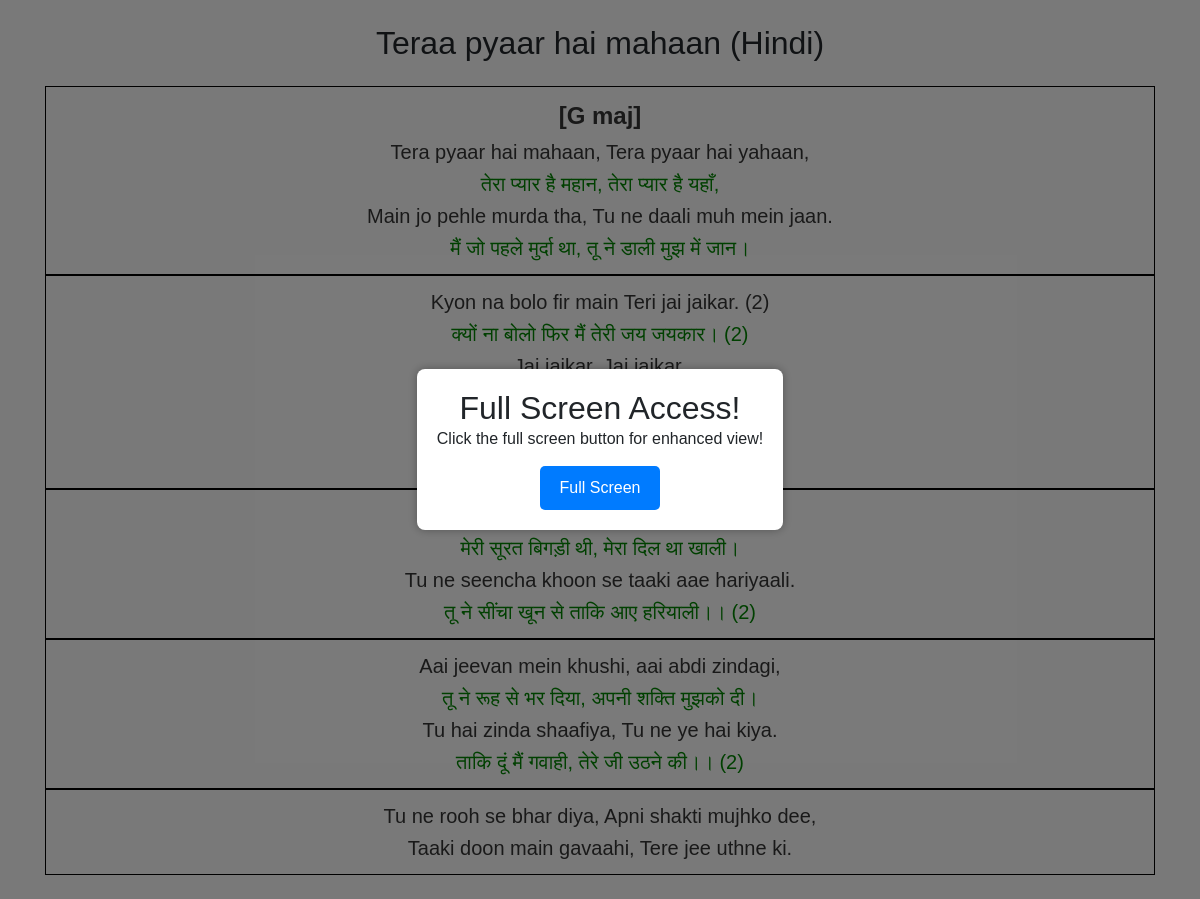
Page /song/594 on the earlier database version.
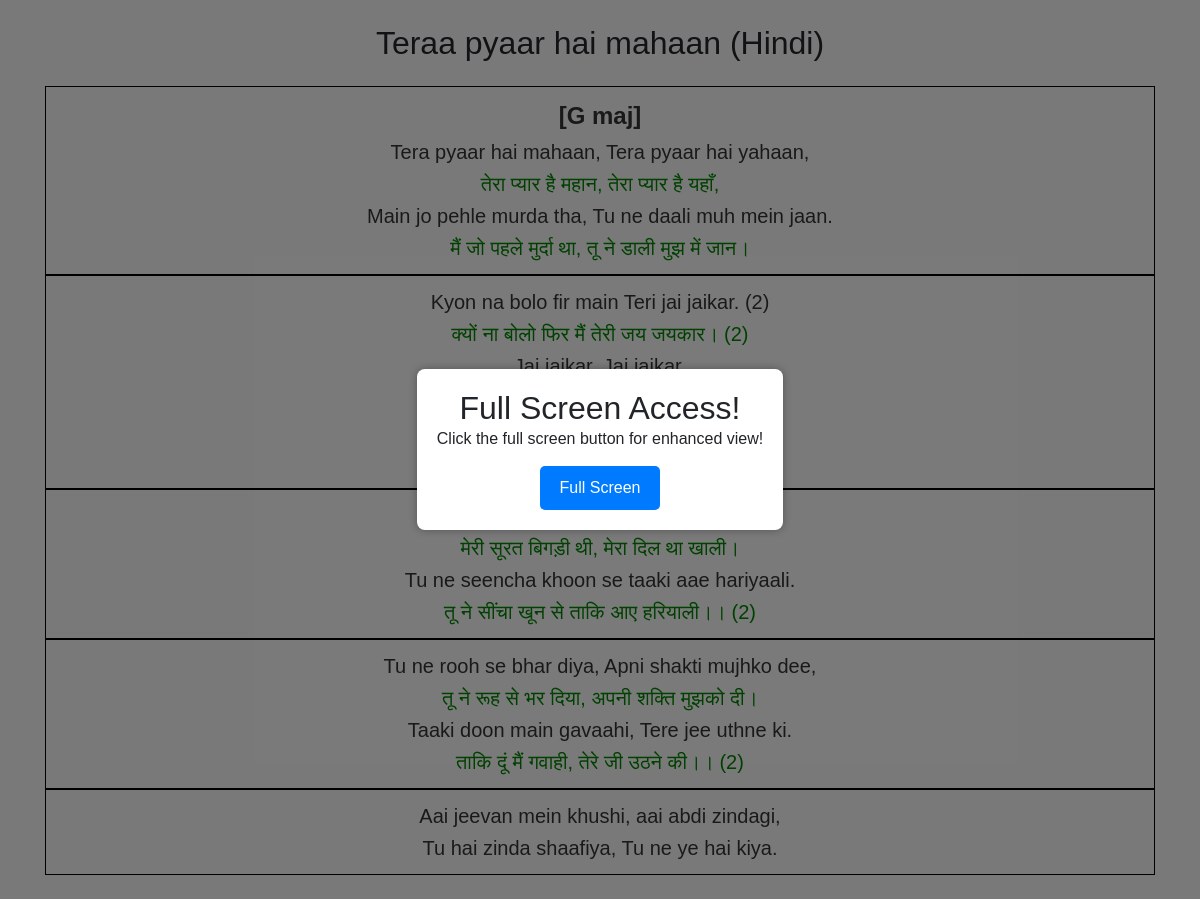
Same page on the later database version.
### tables this page shows
CREATE TABLE songs (
            id INTEGER PRIMARY KEY AUTOINCREMENT,
            title TEXT,
            alternate_title TEXT,
            lyrics TEXT,
            transliteration TEXT,
            chord TEXT,
            search_title TEXT,
            search_lyrics TEXT,
            youtube_link TEXT,
            create_date TEXT,
            modified_date TEXT,
            username TEXT,
            FOREIGN KEY (username) REFERENCES users(username)
        );

### server.py (the view)
@app.route('/song/<id>')
def song(id):
    try:
        conn = sqlite3.connect(DATABASE)
        cursor = conn.cursor()
        cursor.execute('SELECT lyrics, transliteration, chord, title, youtube_link FROM songs WHERE id = ?', (int(id),))
        row = cursor.fetchone()
        conn.close()
        lyrics = song_view(row[0], row[1], row[2])
    except:
        conn.close()
        return "Song Not Available!"
    return render_template("song_viewer.html", lyrics=lyrics, song_title=row[3], link = row[4])

### templates/song_viewer.html (shortened to what this page needs)
<!DOCTYPE html>
<html lang="en">
<head>
    <link rel="stylesheet" href="https://cdn.jsdelivr.net/npm/bootstrap@4.5.3/dist/css/bootstrap.min.css">
</head>
<body>
    <div class="overlay" id="overlay">
        <div class="popup-card" id="popupCard">
            <h2>Full Screen Access!</h2>
            <p>Click the full screen button for enhanced view!</p>
            <button onclick="full()">Full Screen</button>
        </div>
    </div>
    <div class="container" id="container">
        <br>
        <center>
            <h2>{{song_title}}</h2>
        </center>
        <br>
        <div class="song-lyrics">
            <center>{{lyrics | safe}}</center>
        </div>
    </div>
    <br>
</body>
</html>

### templates/song_viewer.html (style rules this page uses)
.overlay { display: none; position: fixed; top: 0; left: 0; width: 100%; height: 100%; background-color: rgba(0, 0, 0, 0.5); justify-content: center; align-items: center; }
.popup-card { background-color: white; padding: 20px; border-radius: 8px; box-shadow: 0 0 10px rgba(0, 0, 0, 0.3); text-align: center; }
button { padding: 10px 20px; background-color: #007bff; color: white; border: none; border-radius: 5px; cursor: pointer; margin-top: 15px; }
body, h1, h2, p { margin: 0; padding: 0; }
body { font-family: Arial, sans-serif; background-color: #f4f4f4; }
.song-lyrics { color: #333; line-height: 1.6; font-size: 20px; }
.container { overflow-y: auto; }

Differences in the rows shown:
changed songs "Teraa pyaar hai mahaan (Hindi)": chord "…ताकि आए हरियाली।। (2) Aai jeevan mein khushi, aai abdi zindagi, तू ने रूह से भर दिया, अपनी शक्ति मुझको दी। Tu hai zinda shaafiya, Tu ne ye hai kiya. ताकि दूं मैं गवाही, तेरे जी उठने की।। (2) Tu ne rooh se bhar diya, Apni shakti mujhko dee, Taaki doon main gavaahi, Tere jee uthne ki." → "…ताकि आए हरियाली।। (2) Tu ne rooh se bhar diya, Apni shakti mujhko dee, तू ने रूह से भर दिया, अपनी शक्ति मुझको दी। Taaki doon main gavaahi, Tere jee uthne ki. ताकि दूं मैं गवाही, तेरे जी उठने की।। (2) Aai jeevan mein khushi, aai abdi zindagi, Tu hai zinda shaafiya, Tu ne ye hai kiya."
